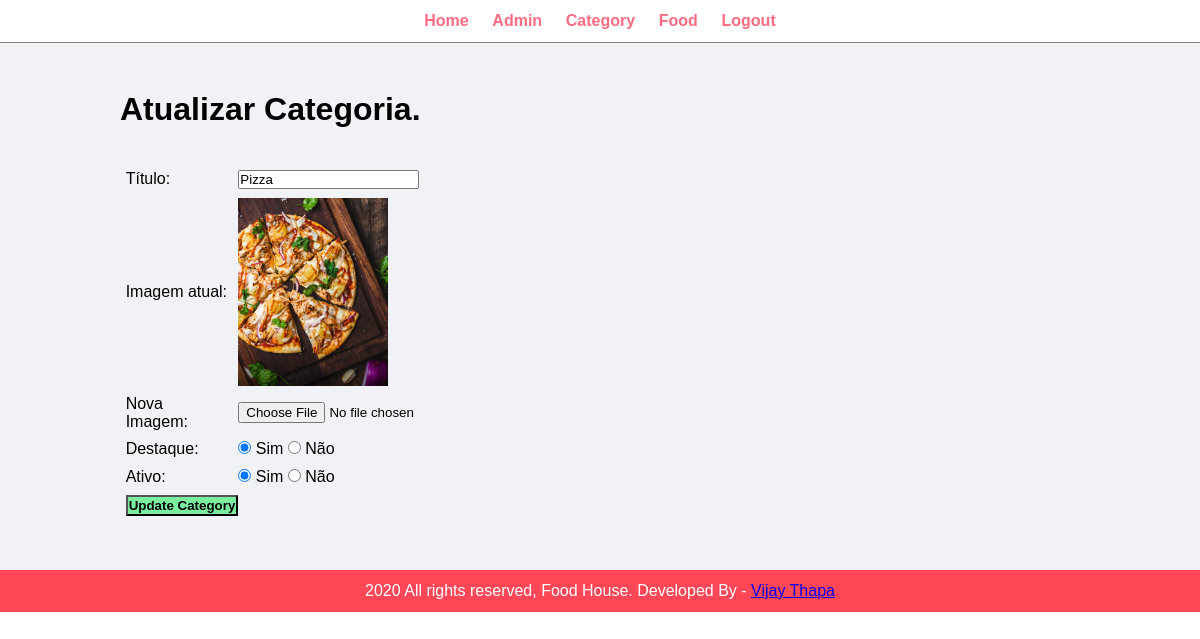
/admin/update-category.php?id=4 (signed in), run on the app's committed database.
### tables this page shows
CREATE TABLE `tbl_category` (
  `id` int(10) UNSIGNED NOT NULL,
  `title` varchar(100) NOT NULL,
  `image_name` varchar(255) NOT NULL,
  `featured` varchar(10) NOT NULL,
  `active` varchar(10) NOT NULL
);

### admin/update-category.php (the view, shortened to what this page needs)
<?php include('partials/menu.php'); ?>
<div class="main-content">
    <div class="wrapper">
        <h1>Atualizar Categoria.</h1>
        <br><br>
        <?php
            if(isset($_GET['id']))
            {
                $id = $_GET['id'];
                $sql = "SELECT * FROM tbl_category WHERE id=$id";
                $res = mysqli_query($conn, $sql);
                $count = mysqli_num_rows($res);
                if($count==1)
                {
                    $row = mysqli_fetch_assoc($res);
                    $title = $row['title'];
                    $current_image = $row['image_name'];
                    $featured = $row['featured'];
                    $active = $row['active'];
                }
                else
                {
                    $_SESSION['no-category-found'] = "<div class='error'>Categoria indisponível.</div>";
                    header('location:'.SITEURL.'admin/manage-category.php');
                }
            }
            else
            {
                header('location:'.SITEURL.'admin/manage-category.php');
            }
        ?>
        <form action="" method="POST" enctype="multipart/form-data">
            <table class="tbl-30">
                <tr>
                    <td>Título: </td>
                    <td>
                        <input type="text" name="title" value="<?php echo $title; ?>">
                    </td>
                </tr>
                <tr>
                    <td>Imagem atual: </td>
                    <td>
                        <?php
                            if($current_image != "")
                            {
                                ?>
                                <img src="<?php echo SITEURL; ?>images/category/<?php echo $current_image; ?>" width="150px">
                                <?php
                            }
                            else
                            {
                                echo "<div class='error'>Imagem não foi adicionada.</div>";
                            }
                        ?>
                    </td>
                </tr>
                <tr>
                    <td>Nova Imagem: </td>
                    <td>
                        <input type="file" name="image">
                    </td>
                </tr>
                <tr>
                    <td>Destaque: </td>
                    <td>
                        <input <?php if($featured=="Yes"){echo "checked";} ?> type="radio" name="featured" value="Sim"> Sim
                        <input <?php if($featured=="No"){echo "checked";} ?> type="radio" name="featured" value="Não"> Não
                    </td>
                </tr>
                <tr>
                    <td>Ativo: </td>
                    <td>
                        <input <?php if($active=="Yes"){echo "checked";} ?> type="radio" name="active" value="Sim"> Sim
                        <input <?php if($active=="No"){echo "checked";} ?> type="radio" name="active" value="Não"> Não
                    </td>
                </tr>
                <tr>
                    <td>
                        <input type="submit" name="submit" value="Update Category" class="btn-secondary">
                    </td>
                </tr>
            </table>
        </form>
    </div>
</div>
<?php include('partials/footer.php'); ?>

### admin/partials/menu.php (shortened to what this page needs)
<html>
    <head>
        <link rel="stylesheet" href="../css/admin.css">
    </head>
    <body>
        <div class="menu text-center">
            <div class="wrapper">
                <ul>
                    <li><a href="index.php">Home</a></li>
                    <li><a href="manage-admin.php">Admin</a></li>
                    <li><a href="manage-category.php">Category</a></li>
                    <li><a href="manage-food.php">Food</a></li>
                    <li><a href="logout.php">Logout</a></li>
                </ul>
            </div>
        </div>

### admin/partials/footer.php
<div class="footer">
            <div class="wrapper">
                <p class="text-center">2020 All rights reserved, Food House. Developed By - <a href="#"> Vijay Thapa</a></p>
            </div>
        </div>
    </body>
</html>

### css/admin.css (style rules this page uses)
* { margin: 0; padding: 0; font-family: Arial, Helvetica, sans-serif; }
.wrapper { padding: 1%; width: 80%; margin: 0 auto; }
.text-center { text-align: center; }
.tbl-30 { width: 30%; }
table tr td { padding: 1%; }
.btn-secondary { background-color: #7bed9f; padding: 1%; color: black; text-decoration: none; font-weight: bold; }
.menu { border-bottom: 1px solid grey; }
.menu ul { list-style-type: none; }
.menu ul li { display: inline; padding: 1%; }
.menu ul li a { text-decoration: none; font-weight: bold; color: #ff6b81; }
.main-content { background-color: #f1f2f6; padding: 3% 0; }
.footer { background-color: #ff4757; color: white; }

### data on the page
tbl_category: title "Pizza", image_name (picture), featured "☑", active "☑"
